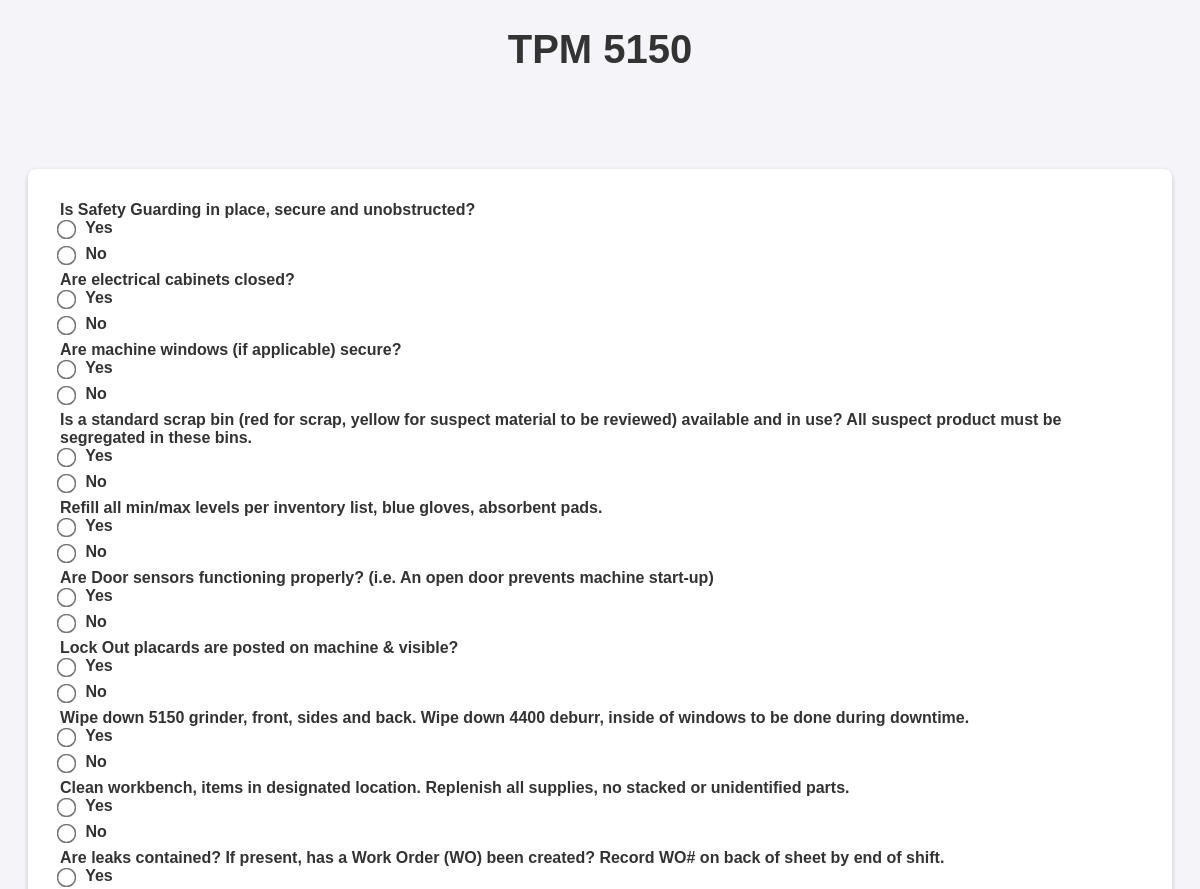
Page /survey/10/ (upper part) on the earlier database version.
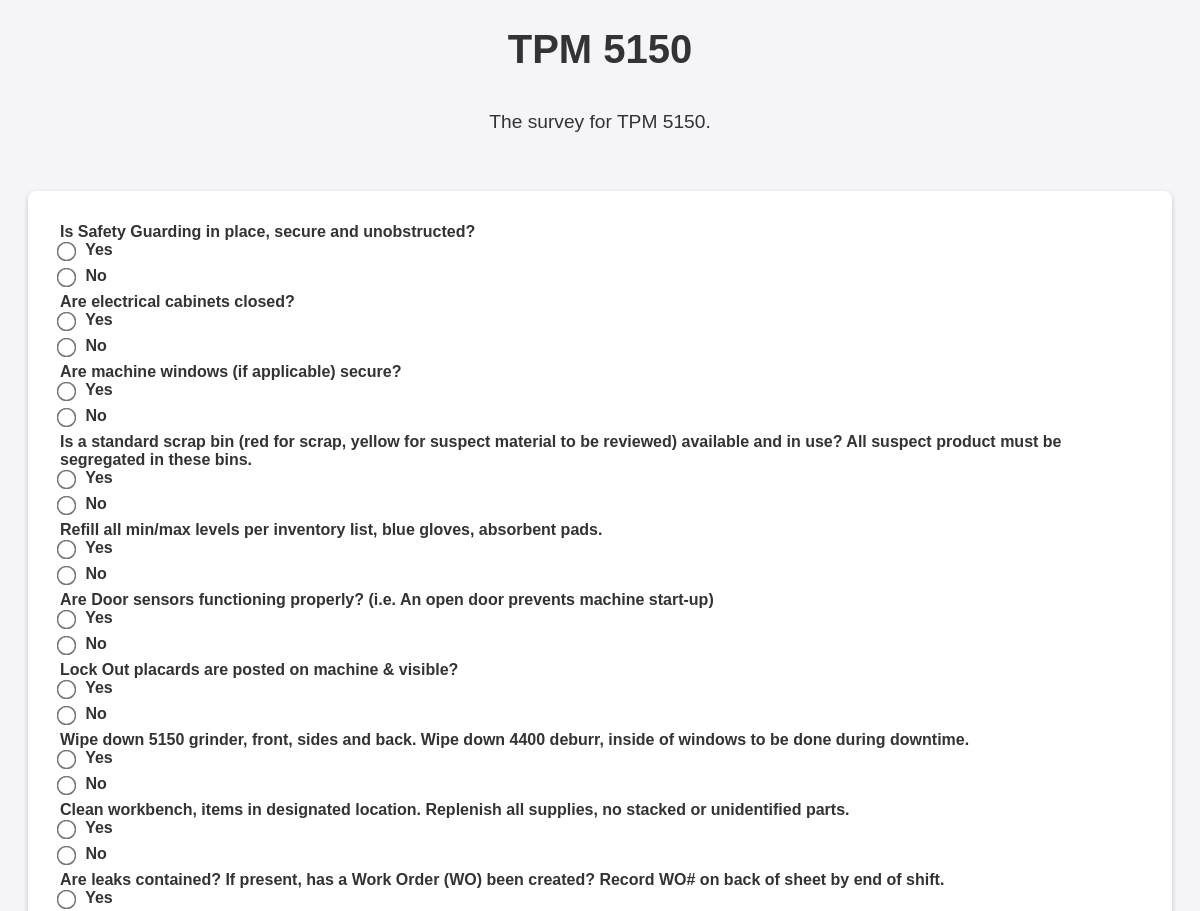
Same page on the later database version.
### surveyapp/models.py (models this page shows, shortened)
class Survey(models.Model):
    name = models.CharField(max_length=255)
    description = models.TextField(blank=True, null=True)
    structure = models.JSONField(help_text="Define the structure of the survey as JSON.")  # Using models.JSONField (Django 3.1+)
    created_at = models.DateTimeField(auto_now_add=True)

### surveyapp/views.py (the view)
# urls.py: path('<int:survey_id>/', views.display_survey, name='display_survey'),
def display_survey(request, survey_id):
    survey_instance = get_object_or_404(Survey, pk=survey_id)
    form_structure = survey_instance.structure
    if isinstance(form_structure, str):
        try:
            form_structure = json.loads(form_structure)
        except json.JSONDecodeError:
            raise ValueError(f"Invalid JSON structure for survey ID {survey_id}")
    if isinstance(form_structure, dict) and "questions" in form_structure:
        form_structure = form_structure["questions"]
    if request.method == 'POST':
        form = DynamicForm(request.POST, form_structure=form_structure)
        if form.is_valid():
            response_data = {}
            for field_name, user_answer in form.cleaned_data.items():
                question = next(
                    (q for q in form_structure if q.get("name") == field_name), None
                )
                if question:
                    issue = request.POST.get(f"issue_{field_name}")
                    action_taken = request.POST.get(f"action_{field_name}")
                    response_data[field_name] = {
                        "answer": user_answer,
                        "issue": issue if user_answer == "No" else None,
                        "action_taken": action_taken if user_answer == "No" else None
                    }
                    QuestionAnswer.objects.create(
                        survey=survey_instance,
                        question_id=question.get("id"),
                        question_text=question.get("label"),
                        answer=user_answer,
                        issue=issue if user_answer == "No" else None,
                        action_taken=action_taken if user_answer == "No" else None
                    )
            Answer.objects.create(
                survey=survey_instance,
                response_data=response_data
            )
            return redirect('surveyapp:survey_success')
    else:
        form = DynamicForm(form_structure=form_structure)
    return render(request, 'surveyapp/display_survey.html', {'form': form, 'survey_instance': survey_instance})

### surveyapp/templates/surveyapp/display_survey.html (shortened to what this page needs)
<!DOCTYPE html>
<html lang="en">
<head>
</head>
<body>
    <h1>{{ survey_instance.name }}</h1>
    <p>{{ survey_instance.description }}</p>
    <form method="post">
        {% for field in form %}
            <div>
                <label for="{{ field.id_for_label }}">{{ field.label }}</label>
                    {{ field }}
            </div>
        {% endfor %}
    </form>
</body>
</html>

Differences in the rows shown:
changed Survey "TPM 5150": description (not shown) → "The survey for TPM 5150."
